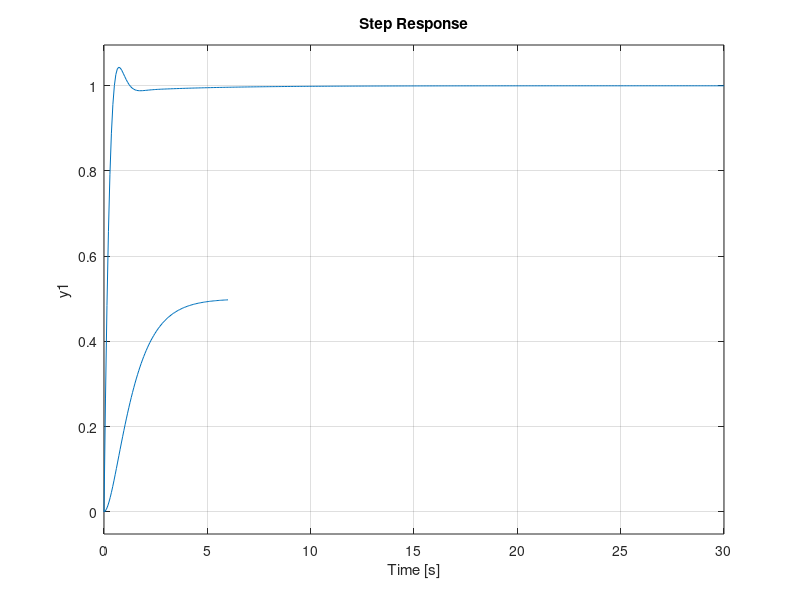

Write the MATLAB code that produced this figure.
% uncontrolled

clear all
clc

num = [1]
denom = [1 3 1]

Gp = tf(num, denom) %plant (actuator->process)
H = [1]

M = feedback(Gp, H)
step(M)
hold on

%%

%controlled

Kp = 20
Ki = 5
Kd = 4

Gc = pid(Kp, Ki, Kd) %controller

Mc = feedback( Gc*Gp , H )
step(Mc)
grid on
